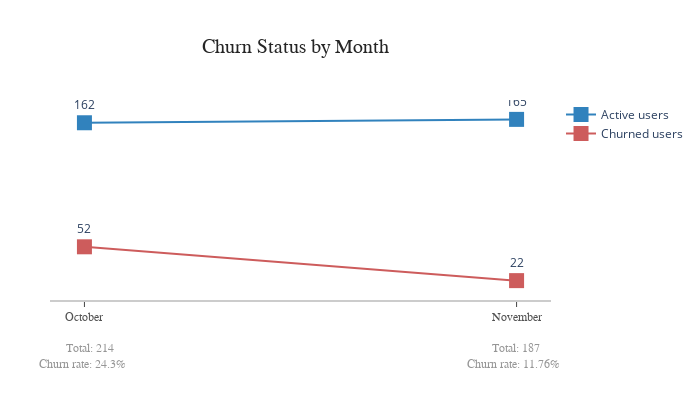

The notebook cell this image was saved under:
### Code cell
plot = draw_lineplot(x, y_churned, y_stayed)
plot.show()

### Figure 1 — Plotly figure (JSON) as saved in the notebook; plotly's stock layout.template omitted (floating-point values rounded to 4 significant figures)
{"data": [{"line": {"color": "rgb(49,130,189)", "width": 2}, "marker": {"color": "rgb(49,130,189)", "size": 15, "symbol": "square"}, "mode": "lines+markers+text", "name": "Active users", "text": ["162", "165"], "textposition": "top center", "type": "scatter", "x": ["October", "November"], "y": [162, 165]}, {"line": {"color": "indianred", "width": 2}, "marker": {"color": "indianred", "size": 15, "symbol": "square"}, "mode": "lines+markers+text", "name": "Churned users", "text": ["52", "22"], "textposition": "top center", "type": "scatter", "x": ["October", "November"], "y": [52, 22]}], "layout": {"annotations": [{"font": {"color": "rgb(37,37,37)", "family": "Arial", "size": 20}, "showarrow": false, "text": "Churn Status by Month", "x": 0.3, "xanchor": "left", "xref": "paper", "y": 1.2, "yanchor": "bottom", "yref": "paper"}, {"font": {"color": "rgb(150,150,150)", "family": "Arial", "size": 12}, "showarrow": false, "text": "Total: 214", "x": 0.08, "xanchor": "center", "xref": "paper", "y": -0.2, "yanchor": "top", "yref": "paper"}, {"font": {"color": "rgb(150,150,150)", "family": "Arial", "size": 12}, "showarrow": false, "text": "Total: 187", "x": 0.93, "xanchor": "center", "xref": "paper", "y": -0.2, "yanchor": "top", "yref": "paper"}, {"font": {"color": "rgb(150,150,150)", "family": "Arial", "size": 12}, "showarrow": false, "text": "Churn rate: 24.3%", "x": 0.065, "xanchor": "center", "xref": "paper", "y": -0.28, "yanchor": "top", "yref": "paper"}, {"font": {"color": "rgb(150,150,150)", "family": "Arial", "size": 12}, "showarrow": false, "text": "Churn rate: 11.76%", "x": 0.925, "xanchor": "center", "xref": "paper", "y": -0.28, "yanchor": "top", "yref": "paper"}], "autosize": false, "height": 400, "margin": {"b": 100, "l": 50, "r": 50, "t": 100}, "plot_bgcolor": "white", "showlegend": true, "width": 700, "xaxis": {"autorange": true, "linecolor": "rgb(204, 204, 204)", "linewidth": 2, "range": [-0.07996, 1.08], "showgrid": false, "showline": true, "showticklabels": true, "tickfont": {"color": "rgb(82, 82, 82)", "family": "Arial", "size": 12}, "ticks": "outside", "type": "category"}, "yaxis": {"autorange": true, "range": [4.818, 182.2], "showgrid": false, "showline": false, "showticklabels": false, "type": "linear", "zeroline": false}}}
